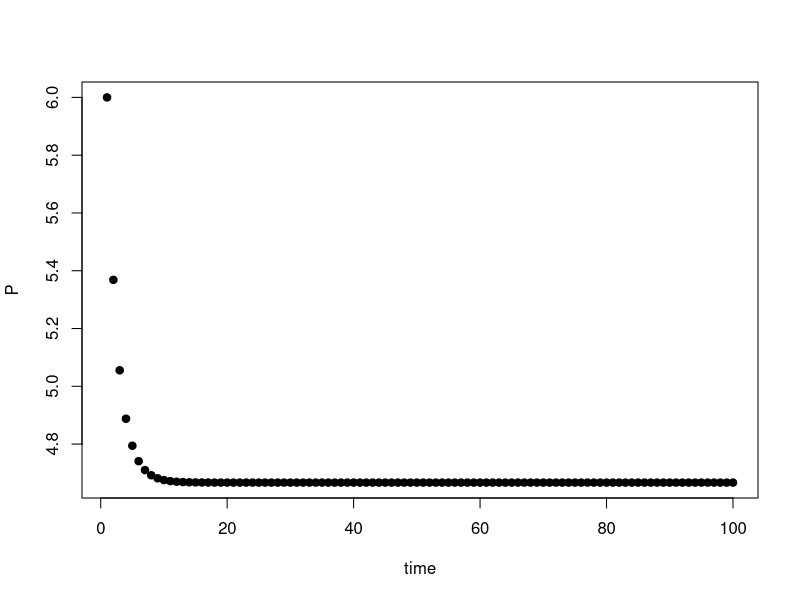
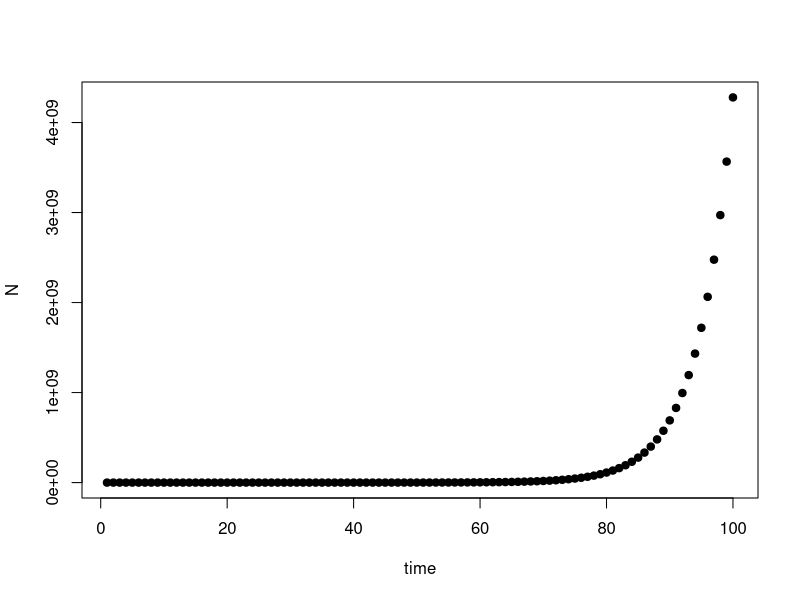

Generate these figures, in order, with R:
## Assignment 1 ##
## Author: Gina Hahnel
## Date: 01-12.2022

## Instructions. Please use the function below to create a working simulation of mouse population dynamics (N) over time
mice <- function(Nt,d,b,m){
  Nt1 <- (1+b)*(1-d)*Nt + m
  return(Nt1)
}

## Help. Recall that I created an example using a different function / model. Use that as a template to create your mouse simulation in 6 steps.
############################################################

# Step 1. Example parameters
b <- 1.7
c <- .15
Pt <- 6

# Step 2. Example equation function
example_equation_function <- function(b,c,Pt){
  Pt1 <- (b*Pt) / (1 + c*Pt)
  return(Pt1)
}

# Step 3. Make sure the function works
Pt1 <- example_equation_function(b,c,Pt)

# Step 4. Create a new variable to hold future values of P
P <- rep(NA,100)

# Step 5. Create a for loop to iteratively calculate P
P[1] <- Pt
for(i in 2:100){
  P[i] <- example_equation_function(b,c,Pt)
  Pt <- P[i]
}

# Step 6. Plot P over time
plot(P,xlab="time",ylab="P",pch=19,col="black")

#### INSERT YOUR CODE BELOW



# Step 1. save Parameters 
d <- 0.7
b <- 3
m <- 4
Nt <- 42

# Step 2. Write mice function 
mice_function <- function(d,b,m,Nt){
  Nt1 <- (1+b)*(1-d)*Nt+m
  return(Nt1)
}

# Step 3. making sure the function works 
Nt1<-mice_function(d,b,m,Nt)

#Step 4. create new variable N
N <- rep(NA,100)

# Step 5. create a for loop
N[1] <- Nt
for(i in 2:100){
  N[i] <- mice_function(d,b,m,Nt)
  Nt <- N[i]
}
print(N)

#Step 6. Plot N over time 
plot(N,xlab="time",ylab="N",pch=19,col="black")



